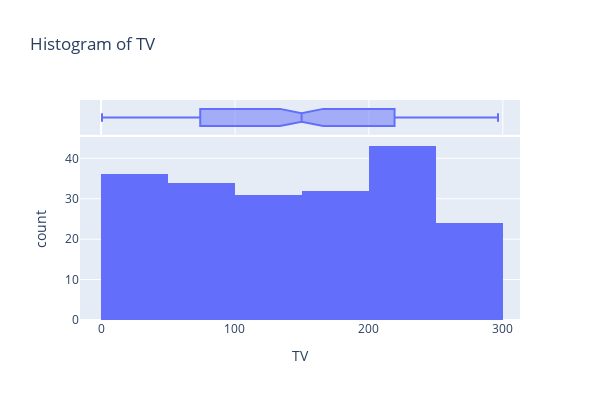
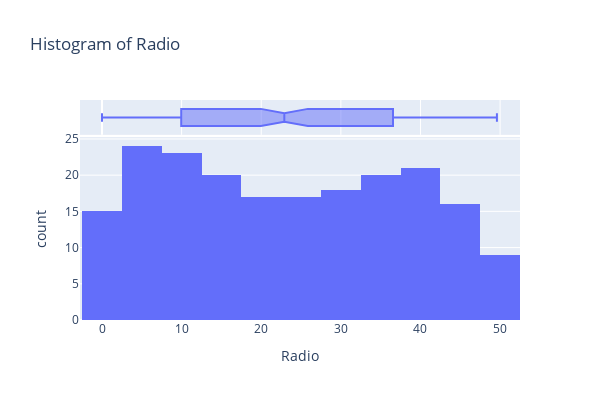
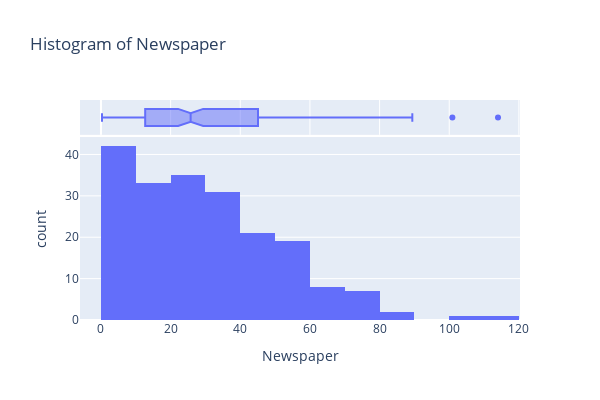
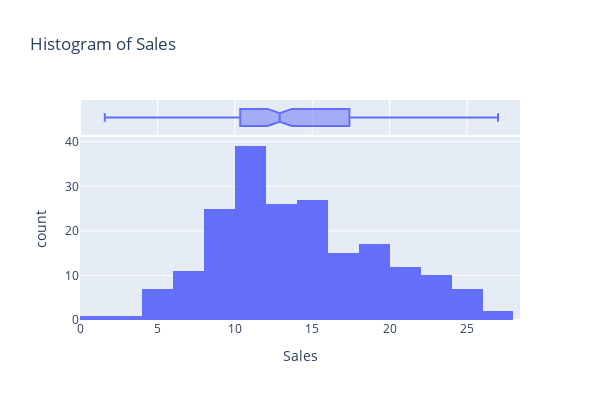

Notebook cell for these charts, in order:
### Code cell
import plotly.express as px

for col in cols:
    hist_fig = px.histogram(df, x = col, title = f'Histogram of {col}', marginal = 'box')
    hist_fig.update_layout(height = 400, width = 600)
    hist_fig.show()

### Figure 1 — Plotly figure (JSON) as saved in the notebook; plotly's stock layout.template omitted (floating-point values rounded to 4 significant figures; data arrays with more than 128 entries replaced by an {"elided": "..."} marker saying what was removed)
{"data": [{"bingroup": "x", "hovertemplate": "TV=%{x}<br>count=%{y}<extra></extra>", "legendgroup": "", "marker": {"color": "#636efa", "pattern": {"shape": ""}}, "name": "", "orientation": "v", "showlegend": false, "type": "histogram", "x": {"elided": "200 float values"}, "xaxis": "x", "yaxis": "y"}, {"hovertemplate": "TV=%{x}<extra></extra>", "legendgroup": "", "marker": {"color": "#636efa"}, "name": "", "notched": true, "showlegend": false, "type": "box", "x": {"elided": "200 float values"}, "xaxis": "x2", "yaxis": "y2"}], "layout": {"barmode": "relative", "height": 400, "legend": {"tracegroupgap": 0}, "title": {"text": "Histogram of TV"}, "width": 600, "xaxis": {"anchor": "y", "domain": [0, 1], "title": {"text": "TV"}}, "xaxis2": {"anchor": "y2", "domain": [0, 1], "matches": "x", "showgrid": true, "showticklabels": false}, "yaxis": {"anchor": "x", "domain": [0, 0.8316], "title": {"text": "count"}}, "yaxis2": {"anchor": "x2", "domain": [0.8416, 1], "matches": "y2", "showgrid": false, "showline": false, "showticklabels": false, "ticks": ""}}}

### Figure 2 — Plotly figure (JSON) as saved in the notebook; plotly's stock layout.template omitted (floating-point values rounded to 4 significant figures; data arrays with more than 128 entries replaced by an {"elided": "..."} marker saying what was removed)
{"data": [{"bingroup": "x", "hovertemplate": "Radio=%{x}<br>count=%{y}<extra></extra>", "legendgroup": "", "marker": {"color": "#636efa", "pattern": {"shape": ""}}, "name": "", "orientation": "v", "showlegend": false, "type": "histogram", "x": {"elided": "200 float values"}, "xaxis": "x", "yaxis": "y"}, {"hovertemplate": "Radio=%{x}<extra></extra>", "legendgroup": "", "marker": {"color": "#636efa"}, "name": "", "notched": true, "showlegend": false, "type": "box", "x": {"elided": "200 float values"}, "xaxis": "x2", "yaxis": "y2"}], "layout": {"barmode": "relative", "height": 400, "legend": {"tracegroupgap": 0}, "title": {"text": "Histogram of Radio"}, "width": 600, "xaxis": {"anchor": "y", "domain": [0, 1], "title": {"text": "Radio"}}, "xaxis2": {"anchor": "y2", "domain": [0, 1], "matches": "x", "showgrid": true, "showticklabels": false}, "yaxis": {"anchor": "x", "domain": [0, 0.8316], "title": {"text": "count"}}, "yaxis2": {"anchor": "x2", "domain": [0.8416, 1], "matches": "y2", "showgrid": false, "showline": false, "showticklabels": false, "ticks": ""}}}

### Figure 3 — Plotly figure (JSON) as saved in the notebook; plotly's stock layout.template omitted (floating-point values rounded to 4 significant figures; data arrays with more than 128 entries replaced by an {"elided": "..."} marker saying what was removed)
{"data": [{"bingroup": "x", "hovertemplate": "Newspaper=%{x}<br>count=%{y}<extra></extra>", "legendgroup": "", "marker": {"color": "#636efa", "pattern": {"shape": ""}}, "name": "", "orientation": "v", "showlegend": false, "type": "histogram", "x": {"elided": "200 float values"}, "xaxis": "x", "yaxis": "y"}, {"hovertemplate": "Newspaper=%{x}<extra></extra>", "legendgroup": "", "marker": {"color": "#636efa"}, "name": "", "notched": true, "showlegend": false, "type": "box", "x": {"elided": "200 float values"}, "xaxis": "x2", "yaxis": "y2"}], "layout": {"barmode": "relative", "height": 400, "legend": {"tracegroupgap": 0}, "title": {"text": "Histogram of Newspaper"}, "width": 600, "xaxis": {"anchor": "y", "domain": [0, 1], "title": {"text": "Newspaper"}}, "xaxis2": {"anchor": "y2", "domain": [0, 1], "matches": "x", "showgrid": true, "showticklabels": false}, "yaxis": {"anchor": "x", "domain": [0, 0.8316], "title": {"text": "count"}}, "yaxis2": {"anchor": "x2", "domain": [0.8416, 1], "matches": "y2", "showgrid": false, "showline": false, "showticklabels": false, "ticks": ""}}}

### Figure 4 — Plotly figure (JSON) as saved in the notebook; plotly's stock layout.template omitted (floating-point values rounded to 4 significant figures; data arrays with more than 128 entries replaced by an {"elided": "..."} marker saying what was removed)
{"data": [{"bingroup": "x", "hovertemplate": "Sales=%{x}<br>count=%{y}<extra></extra>", "legendgroup": "", "marker": {"color": "#636efa", "pattern": {"shape": ""}}, "name": "", "orientation": "v", "showlegend": false, "type": "histogram", "x": {"elided": "200 float values"}, "xaxis": "x", "yaxis": "y"}, {"hovertemplate": "Sales=%{x}<extra></extra>", "legendgroup": "", "marker": {"color": "#636efa"}, "name": "", "notched": true, "showlegend": false, "type": "box", "x": {"elided": "200 float values"}, "xaxis": "x2", "yaxis": "y2"}], "layout": {"barmode": "relative", "height": 400, "legend": {"tracegroupgap": 0}, "title": {"text": "Histogram of Sales"}, "width": 600, "xaxis": {"anchor": "y", "domain": [0, 1], "title": {"text": "Sales"}}, "xaxis2": {"anchor": "y2", "domain": [0, 1], "matches": "x", "showgrid": true, "showticklabels": false}, "yaxis": {"anchor": "x", "domain": [0, 0.8316], "title": {"text": "count"}}, "yaxis2": {"anchor": "x2", "domain": [0.8416, 1], "matches": "y2", "showgrid": false, "showline": false, "showticklabels": false, "ticks": ""}}}
